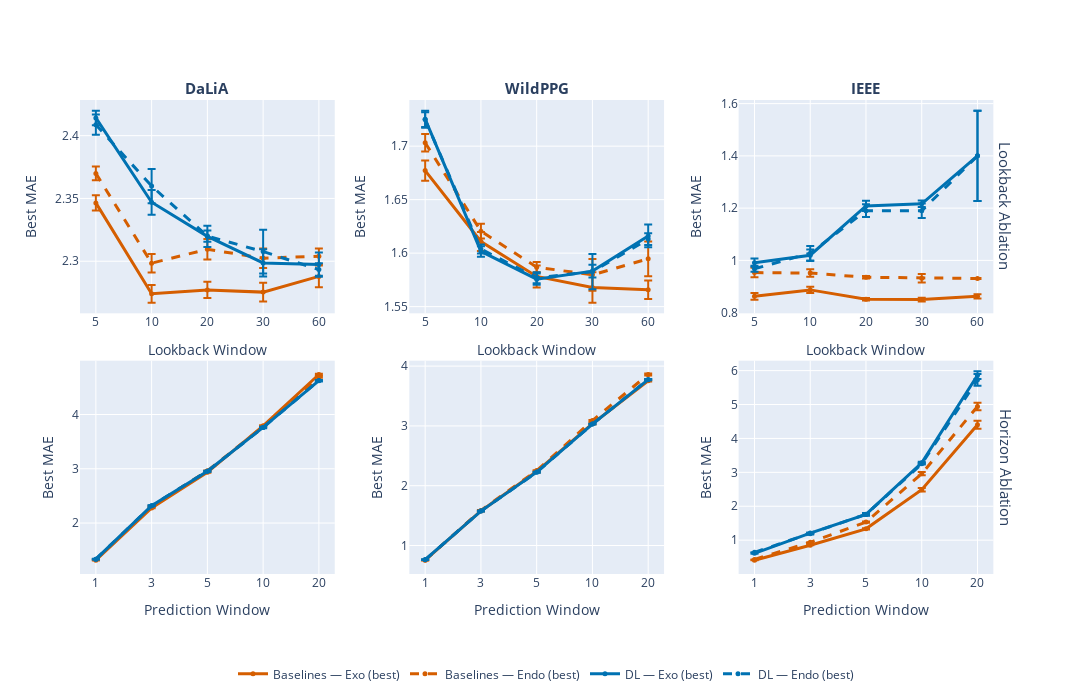

Notebook cell for this chart:
### Code cell
use_std = True

TITLE_SIZE = 60
AXIS_TITLE_SIZE = 35
TICK_SIZE = 32
LEGEND_SIZE = 60
LINE_WIDTH = 3
MARKER_SIZE = 5
LINE_OPACITY = 0.8

SUBPLOT_TITLE_SIZE = 15
LEGEND_Y = -0.18

titles = [f"<b>{dataset_to_name[d]}</b>" for d in datasets]
fig = make_subplots(
    rows=2, cols=len(datasets), subplot_titles=titles, horizontal_spacing=0.08, vertical_spacing=0.1, row_titles=["Lookback Ablation", "Horizon Ablation"]
)

metric = "MAE"


for j, dataset in enumerate(datasets, start=1):

    exo_mean, exo_std, endo_mean, endo_std = lbw_metrics[dataset]
    x_lbw = [5, 10, 20, 30, 60]
    pw = 3

    exo_bl_df = get_df(
        x_lbw, exo_mean, exo_std, dataset, BASELINES, metric, pw
    )
    endo_bl_df = get_df(
        x_lbw, endo_mean, endo_std, dataset, BASELINES, metric, pw
    )
    exo_dl_df = get_df(x_lbw, exo_mean, exo_std, dataset, DL, metric, pw)
    endo_dl_df = get_df(
        x_lbw, endo_mean, endo_std, dataset, DL, metric, pw
    )

    # for _df in (exo_bl_df, endo_bl_df, exo_dl_df, endo_dl_df):
    #     _df.index = x_lbw

    x_labels = [str(x_val) for x_val in x_lbw]
    bl_color = model_colors["baseline"]
    dl_color = model_colors["dl"]

    def add_line(x, y, stds, name, color, dash, row: int = 1):
        fig.add_trace(
            go.Scatter(
                x=x,
                y=y,
                mode="lines+markers",
                line=dict(width=LINE_WIDTH, color=color, dash=dash),
                marker=dict(size=MARKER_SIZE),
                name=name,
                showlegend=(j == 1) and (row == 1),
                error_y=(
                    dict(type="data", array=stds, visible=True) if use_std else None
                ),
            ),
            row=row,
            col=j,
        )
    
    # lbw ablation
    add_line(
        x_lbw,
        exo_bl_df["means"].values,
        exo_bl_df["stds"].values,
        "Baselines — Exo (best)",
        bl_color,
        "solid",
    )
    add_line(
        x_lbw,
        endo_bl_df["means"].values,
        endo_bl_df["stds"].values,
        "Baselines — Endo (best)",
        bl_color,
        "dash",
    )

    add_line(
        x_lbw,
        exo_dl_df["means"].values,
        exo_dl_df["stds"].values,
        "DL — Exo (best)",
        dl_color,
        "solid",
    )
    add_line(
        x_lbw,
        endo_dl_df["means"].values,
        endo_dl_df["stds"].values,
        "DL — Endo (best)",
        dl_color,
        "dash",
    )

    fig.update_xaxes(
        title_text="Lookback Window",
        type="category",
        categoryorder="array",
        categoryarray=x_labels,
        row=1,
        col=j,
    )
    fig.update_yaxes(title_text=f"Best {metric}", row=1, col=j)

    # pw ablation 
    exo_mean, exo_std, endo_mean, endo_std = pw_metrics[dataset]
    x_pw = [1, 3, 5, 10, 20]
    lbw = 20
    pw_labels = [str(x_val) for x_val in x_pw]

    exo_bl_df = get_df_pw(
        lbw, exo_mean, exo_std, dataset, BASELINES, metric, x_pw
    )
    endo_bl_df = get_df_pw(
        lbw, endo_mean, endo_std, dataset, BASELINES, metric, x_pw
    )
    exo_dl_df = get_df_pw(lbw, exo_mean, exo_std, dataset, DL, metric, x_pw)
    endo_dl_df = get_df_pw(
        lbw, endo_mean, endo_std, dataset, DL, metric, x_pw
    )

    add_line(
        x_pw,
        exo_bl_df["means"].values,
        exo_bl_df["stds"].values,
        "Baselines — Exo (best)",
        bl_color,
        "solid",
        row=2
    )
    add_line(
        x_pw,
        endo_bl_df["means"].values,
        endo_bl_df["stds"].values,
        "Baselines — Endo (best)",
        bl_color,
        "dash",
        row=2
    )

    add_line(
        x_pw,
        exo_dl_df["means"].values,
        exo_dl_df["stds"].values,
        "DL — Exo (best)",
        dl_color,
        "solid",
        row=2
    )
    add_line(
        x_pw,
        endo_dl_df["means"].values,
        endo_dl_df["stds"].values,
        "DL — Endo (best)",
        dl_color,
        "dash",
        row=2
    )

    fig.update_xaxes(
        title_text="Prediction Window",
        type="category",
        categoryorder="array",
        categoryarray=pw_labels,
        row=2,
        col=j,
    )
    fig.update_yaxes(title_text=f"Best {metric}", row=2, col=j)


# layout & legend
fig.update_annotations(font=dict(size=SUBPLOT_TITLE_SIZE))
fig.update_layout(
    legend=dict(
        orientation="h", x=0.5, xanchor="center", y=LEGEND_Y, yanchor="top"
    ),
    margin=dict(b=120),
)
fig.update_xaxes(title_font=dict(size=14))
fig.update_yaxes(title_font=dict(size=14))

subplot_size = 700  # pixels per subplot
rows = 1
cols = len(datasets)

total_width = cols * subplot_size
total_height = rows * subplot_size

fig.update_layout(
    width=total_width,
    height=total_height,
)

fig.show()

### Figure 1 — Plotly figure (JSON) as saved in the notebook; plotly's stock layout.template omitted (floating-point values rounded to 4 significant figures)
{"data": [{"error_y": {"array": [0.006087, 0.007048, 0.006527, 0.007433, 0.008722], "type": "data", "visible": true}, "line": {"color": "#D55E00", "dash": "solid", "width": 3}, "marker": {"size": 5}, "mode": "lines+markers", "name": "Baselines — Exo (best)", "showlegend": true, "type": "scatter", "x": [5, 10, 20, 30, 60], "xaxis": "x", "y": [2.346, 2.274, 2.277, 2.275, 2.288], "yaxis": "y"}, {"error_y": {"array": [0.00547, 0.007396, 0.008198, 0.007771, 0.006189], "type": "data", "visible": true}, "line": {"color": "#D55E00", "dash": "dash", "width": 3}, "marker": {"size": 5}, "mode": "lines+markers", "name": "Baselines — Endo (best)", "showlegend": true, "type": "scatter", "x": [5, 10, 20, 30, 60], "xaxis": "x", "y": [2.37, 2.298, 2.31, 2.302, 2.304], "yaxis": "y"}, {"error_y": {"array": [0.005762, 0.009855, 0.008517, 0.01081, 0.009689], "type": "data", "visible": true}, "line": {"color": "#0072B2", "dash": "solid", "width": 3}, "marker": {"size": 5}, "mode": "lines+markers", "name": "DL — Exo (best)", "showlegend": true, "type": "scatter", "x": [5, 10, 20, 30, 60], "xaxis": "x", "y": [2.414, 2.347, 2.32, 2.299, 2.297], "yaxis": "y"}, {"error_y": {"array": [0.007991, 0.01361, 0.004492, 0.01746, 0.005035], "type": "data", "visible": true}, "line": {"color": "#0072B2", "dash": "dash", "width": 3}, "marker": {"size": 5}, "mode": "lines+markers", "name": "DL — Endo (best)", "showlegend": true, "type": "scatter", "x": [5, 10, 20, 30, 60], "xaxis": "x", "y": [2.409, 2.36, 2.32, 2.308, 2.293], "yaxis": "y"}, {"error_y": {"array": [0.004682, 0.006527, 0.00617, 0.01056, 0.0143], "type": "data", "visible": true}, "line": {"color": "#D55E00", "dash": "solid", "width": 3}, "marker": {"size": 5}, "mode": "lines+markers", "name": "Baselines — Exo (best)", "showlegend": false, "type": "scatter", "x": [1, 3, 5, 10, 20], "xaxis": "x4", "y": [1.316, 2.277, 2.935, 3.792, 4.737], "yaxis": "y4"}, {"error_y": {"array": [0.005619, 0.008198, 0.00713, 0.005581, 0.01366], "type": "data", "visible": true}, "line": {"color": "#D55E00", "dash": "dash", "width": 3}, "marker": {"size": 5}, "mode": "lines+markers", "name": "Baselines — Endo (best)", "showlegend": false, "type": "scatter", "x": [1, 3, 5, 10, 20], "xaxis": "x4", "y": [1.329, 2.31, 2.962, 3.776, 4.689], "yaxis": "y4"}, {"error_y": {"array": [0.001516, 0.008517, 0.007954, 0.01372, 0.01359], "type": "data", "visible": true}, "line": {"color": "#0072B2", "dash": "solid", "width": 3}, "marker": {"size": 5}, "mode": "lines+markers", "name": "DL — Exo (best)", "showlegend": false, "type": "scatter", "x": [1, 3, 5, 10, 20], "xaxis": "x4", "y": [1.334, 2.32, 2.955, 3.762, 4.623], "yaxis": "y4"}, {"error_y": {"array": [0.00515, 0.004492, 0.007432, 0.005977, 0.007088], "type": "data", "visible": true}, "line": {"color": "#0072B2", "dash": "dash", "width": 3}, "marker": {"size": 5}, "mode": "lines+markers", "name": "DL — Endo (best)", "showlegend": false, "type": "scatter", "x": [1, 3, 5, 10, 20], "xaxis": "x4", "y": [1.335, 2.32, 2.954, 3.76, 4.625], "yaxis": "y4"}, {"error_y": {"array": [0.009519, 0.008888, 0.01032, 0.01423, 0.00866], "type": "data", "visible": true}, "line": {"color": "#D55E00", "dash": "solid", "width": 3}, "marker": {"size": 5}, "mode": "lines+markers", "name": "Baselines — Exo (best)", "showlegend": false, "type": "scatter", "x": [5, 10, 20, 30, 60], "xaxis": "x2", "y": [1.677, 1.611, 1.578, 1.568, 1.566], "yaxis": "y2"}, {"error_y": {"array": [0.008168, 0.006878, 0.004773, 0.01493, 0.01624], "type": "data", "visible": true}, "line": {"color": "#D55E00", "dash": "dash", "width": 3}, "marker": {"size": 5}, "mode": "lines+markers", "name": "Baselines — Endo (best)", "showlegend": false, "type": "scatter", "x": [5, 10, 20, 30, 60], "xaxis": "x2", "y": [1.703, 1.62, 1.587, 1.58, 1.595], "yaxis": "y2"}, {"error_y": {"array": [0.007958, 0.004944, 0.005169, 0.005857, 0.01057], "type": "data", "visible": true}, "line": {"color": "#0072B2", "dash": "solid", "width": 3}, "marker": {"size": 5}, "mode": "lines+markers", "name": "DL — Exo (best)", "showlegend": false, "type": "scatter", "x": [5, 10, 20, 30, 60], "xaxis": "x2", "y": [1.725, 1.602, 1.576, 1.583, 1.616], "yaxis": "y2"}, {"error_y": {"array": [0.006901, 0.004203, 0.005138, 0.0164, 0.005484], "type": "data", "visible": true}, "line": {"color": "#0072B2", "dash": "dash", "width": 3}, "marker": {"size": 5}, "mode": "lines+markers", "name": "DL — Endo (best)", "showlegend": false, "type": "scatter", "x": [5, 10, 20, 30, 60], "xaxis": "x2", "y": [1.725, 1.604, 1.577, 1.583, 1.613], "yaxis": "y2"}, {"error_y": {"array": [0.005656, 0.01032, 0.01481, 0.01516, 0.01133], "type": "data", "visible": true}, "line": {"color": "#D55E00", "dash": "solid", "width": 3}, "marker": {"size": 5}, "mode": "lines+markers", "name": "Baselines — Exo (best)", "showlegend": false, "type": "scatter", "x": [1, 3, 5, 10, 20], "xaxis": "x5", "y": [0.7539, 1.578, 2.238, 3.037, 3.754], "yaxis": "y5"}, {"error_y": {"array": [0.004228, 0.004773, 0.003115, 0.01044, 0.01651], "type": "data", "visible": true}, "line": {"color": "#D55E00", "dash": "dash", "width": 3}, "marker": {"size": 5}, "mode": "lines+markers", "name": "Baselines — Endo (best)", "showlegend": false, "type": "scatter", "x": [1, 3, 5, 10, 20], "xaxis": "x5", "y": [0.7558, 1.587, 2.253, 3.089, 3.86], "yaxis": "y5"}, {"error_y": {"array": [0.003843, 0.005169, 0.004539, 0.003628, 0.01018], "type": "data", "visible": true}, "line": {"color": "#0072B2", "dash": "solid", "width": 3}, "marker": {"size": 5}, "mode": "lines+markers", "name": "DL — Exo (best)", "showlegend": false, "type": "scatter", "x": [1, 3, 5, 10, 20], "xaxis": "x5", "y": [0.7645, 1.576, 2.227, 3.031, 3.774], "yaxis": "y5"}, {"error_y": {"array": [0.001991, 0.005138, 0.005866, 0.002364, 0.005012], "type": "data", "visible": true}, "line": {"color": "#0072B2", "dash": "dash", "width": 3}, "marker": {"size": 5}, "mode": "lines+markers", "name": "DL — Endo (best)", "showlegend": false, "type": "scatter", "x": [1, 3, 5, 10, 20], "xaxis": "x5", "y": [0.761, 1.577, 2.224, 3.03, 3.778], "yaxis": "y5"}, {"error_y": {"array": [0.01303, 0.01211, 0.004764, 0.007145, 0.007815], "type": "data", "visible": true}, "line": {"color": "#D55E00", "dash": "solid", "width": 3}, "marker": {"size": 5}, "mode": "lines+markers", "name": "Baselines — Exo (best)", "showlegend": false, "type": "scatter", "x": [5, 10, 20, 30, 60], "xaxis": "x3", "y": [0.8624, 0.8871, 0.8517, 0.8503, 0.8624], "yaxis": "y3"}, {"error_y": {"array": [0.01824, 0.01441, 0.005017, 0.01631, 0.001912], "type": "data", "visible": true}, "line": {"color": "#D55E00", "dash": "dash", "width": 3}, "marker": {"size": 5}, "mode": "lines+markers", "name": "Baselines — Endo (best)", "showlegend": false, "type": "scatter", "x": [5, 10, 20, 30, 60], "xaxis": "x3", "y": [0.9534, 0.9515, 0.9354, 0.9318, 0.9307], "yaxis": "y3"}, {"error_y": {"array": [0.01559, 0.02228, 0.01947, 0.01245, 0.1728], "type": "data", "visible": true}, "line": {"color": "#0072B2", "dash": "solid", "width": 3}, "marker": {"size": 5}, "mode": "lines+markers", "name": "DL — Exo (best)", "showlegend": false, "type": "scatter", "x": [5, 10, 20, 30, 60], "xaxis": "x3", "y": [0.9912, 1.02, 1.209, 1.217, 1.4], "yaxis": "y3"}, {"error_y": {"array": [0.0113, 0.02805, 0.02464, 0.02775, 0.1729], "type": "data", "visible": true}, "line": {"color": "#0072B2", "dash": "dash", "width": 3}, "marker": {"size": 5}, "mode": "lines+markers", "name": "DL — Endo (best)", "showlegend": false, "type": "scatter", "x": [5, 10, 20, 30, 60], "xaxis": "x3", "y": [0.9679, 1.027, 1.19, 1.19, 1.4], "yaxis": "y3"}, {"error_y": {"array": [0.0018, 0.004764, 0.01546, 0.04968, 0.1166], "type": "data", "visible": true}, "line": {"color": "#D55E00", "dash": "solid", "width": 3}, "marker": {"size": 5}, "mode": "lines+markers", "name": "Baselines — Exo (best)", "showlegend": false, "type": "scatter", "x": [1, 3, 5, 10, 20], "xaxis": "x6", "y": [0.4092, 0.8517, 1.334, 2.488, 4.403], "yaxis": "y6"}, {"error_y": {"array": [0.001058, 0.005017, 0.01646, 0.04796, 0.1106], "type": "data", "visible": true}, "line": {"color": "#D55E00", "dash": "dash", "width": 3}, "marker": {"size": 5}, "mode": "lines+markers", "name": "Baselines — Endo (best)", "showlegend": false, "type": "scatter", "x": [1, 3, 5, 10, 20], "xaxis": "x6", "y": [0.4318, 0.9354, 1.534, 2.959, 4.944], "yaxis": "y6"}, {"error_y": {"array": [0.008833, 0.01947, 0.02555, 0.03166, 0.1131], "type": "data", "visible": true}, "line": {"color": "#0072B2", "dash": "solid", "width": 3}, "marker": {"size": 5}, "mode": "lines+markers", "name": "DL — Exo (best)", "showlegend": false, "type": "scatter", "x": [1, 3, 5, 10, 20], "xaxis": "x6", "y": [0.6121, 1.209, 1.76, 3.282, 5.864], "yaxis": "y6"}, {"error_y": {"array": [0.007116, 0.02464, 0.04327, 0.02152, 0.1734], "type": "data", "visible": true}, "line": {"color": "#0072B2", "dash": "dash", "width": 3}, "marker": {"size": 5}, "mode": "lines+markers", "name": "DL — Endo (best)", "showlegend": false, "type": "scatter", "x": [1, 3, 5, 10, 20], "xaxis": "x6", "y": [0.6403, 1.19, 1.761, 3.251, 5.727], "yaxis": "y6"}], "layout": {"annotations": [{"font": {"size": 15}, "showarrow": false, "text": "<b>DaLiA</b>", "x": 0.1367, "xanchor": "center", "xref": "paper", "y": 1, "yanchor": "bottom", "yref": "paper"}, {"font": {"size": 15}, "showarrow": false, "text": "<b>WildPPG</b>", "x": 0.49, "xanchor": "center", "xref": "paper", "y": 1, "yanchor": "bottom", "yref": "paper"}, {"font": {"size": 15}, "showarrow": false, "text": "<b>IEEE</b>", "x": 0.8433, "xanchor": "center", "xref": "paper", "y": 1, "yanchor": "bottom", "yref": "paper"}, {"font": {"size": 15}, "showarrow": false, "text": "Lookback Ablation", "textangle": 90, "x": 0.98, "xanchor": "left", "xref": "paper", "y": 0.775, "yanchor": "middle", "yref": "paper"}, {"font": {"size": 15}, "showarrow": false, "text": "Horizon Ablation", "textangle": 90, "x": 0.98, "xanchor": "left", "xref": "paper", "y": 0.225, "yanchor": "middle", "yref": "paper"}], "height": 700, "legend": {"orientation": "h", "x": 0.5, "xanchor": "center", "y": -0.18, "yanchor": "top"}, "margin": {"b": 120}, "width": 2100, "xaxis": {"anchor": "y", "categoryarray": ["5", "10", "20", "30", "60"], "categoryorder": "array", "domain": [0, 0.2733], "title": {"font": {"size": 14}, "text": "Lookback Window"}, "type": "category"}, "xaxis2": {"anchor": "y2", "categoryarray": ["5", "10", "20", "30", "60"], "categoryorder": "array", "domain": [0.3533, 0.6267], "title": {"font": {"size": 14}, "text": "Lookback Window"}, "type": "category"}, "xaxis3": {"anchor": "y3", "categoryarray": ["5", "10", "20", "30", "60"], "categoryorder": "array", "domain": [0.7067, 0.98], "title": {"font": {"size": 14}, "text": "Lookback Window"}, "type": "category"}, "xaxis4": {"anchor": "y4", "categoryarray": ["1", "3", "5", "10", "20"], "categoryorder": "array", "domain": [0, 0.2733], "title": {"font": {"size": 14}, "text": "Prediction Window"}, "type": "category"}, "xaxis5": {"anchor": "y5", "categoryarray": ["1", "3", "5", "10", "20"], "categoryorder": "array", "domain": [0.3533, 0.6267], "title": {"font": {"size": 14}, "text": "Prediction Window"}, "type": "category"}, "xaxis6": {"anchor": "y6", "categoryarray": ["1", "3", "5", "10", "20"], "categoryorder": "array", "domain": [0.7067, 0.98], "title": {"font": {"size": 14}, "text": "Prediction Window"}, "type": "category"}, "yaxis": {"anchor": "x", "domain": [0.55, 1], "title": {"font": {"size": 14}, "text": "Best MAE"}}, "yaxis2": {"anchor": "x2", "domain": [0.55, 1], "title": {"font": {"size": 14}, "text": "Best MAE"}}, "yaxis3": {"anchor": "x3", "domain": [0.55, 1], "title": {"font": {"size": 14}, "text": "Best MAE"}}, "yaxis4": {"anchor": "x4", "domain": [0, 0.45], "title": {"font": {"size": 14}, "text": "Best MAE"}}, "yaxis5": {"anchor": "x5", "domain": [0, 0.45], "title": {"font": {"size": 14}, "text": "Best MAE"}}, "yaxis6": {"anchor": "x6", "domain": [0, 0.45], "title": {"font": {"size": 14}, "text": "Best MAE"}}}}
